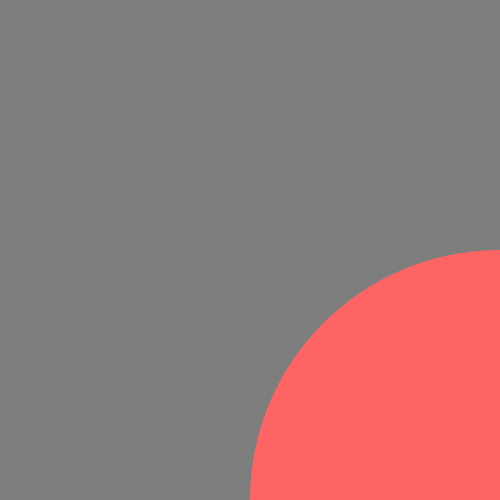
Frame 1 (no input)
Frame 60 (the mouse pressed at the canvas centre just before this capture): identical to frame 1, image omitted
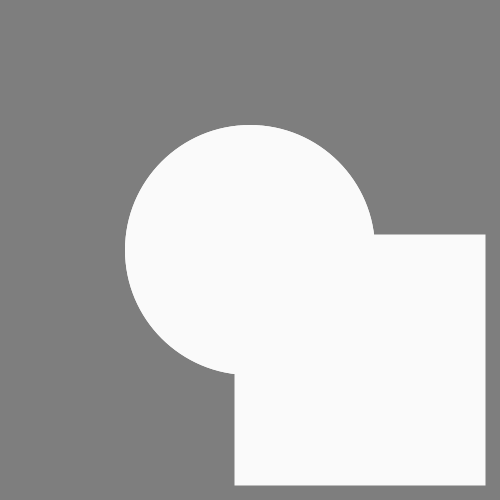
Frame 120 (the mouse held since frame 60 and released just before this capture)

The Processing sketch that drew these frames (run headless with seeded random() and noise(); from frame 60 on, the mouse is pressed at the canvas centre):

// Processing sketch: sketch_23_2
// ── sketch_23_2.pde
//Invent three unique shapes that behave differently in relation to the mouse. Each 
// shape’s behavior should change when the mouse is pressed. Relate the form of 
// each shape to its behavior.

void setup() {
size(500, 500);
smooth();
noStroke();
rectMode(CENTER);
fill(360-mouseY/2, 100, 100);
}
void draw() {
background(126);
ellipse(mouseX, mouseY, mouseY, mouseY); // Top circle
ellipse(500-mouseX, 500-mouseY, 500-mouseY, 500-mouseY); // Middle circle
rect(360, 360, mouseX+1, mouseX+1);
if (mousePressed == true){
  fill(mouseX);
}
}
